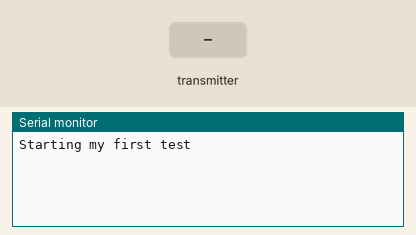
Recording of a sketch running on a simulated Arduino Uno, built with avr-gcc and run on an emulated ATmega328P. Shown: the last lines printed to the serial monitor. The inputs (shaded band) are chosen by the test bench. No radio packets arrive unless stated.

Above: at 1.2 s.
1.3 s: the transmitter starts sending valeur = 0
At 1.37 s:
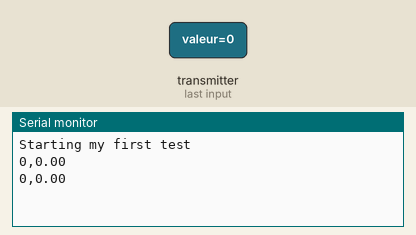
3.2 s: the transmitter starts sending id_capteur = 1
At 3.27 s:
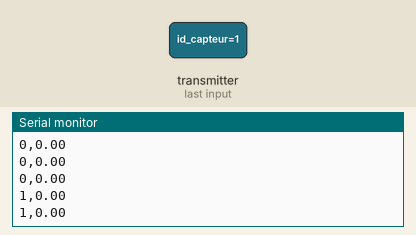
4.7 s: the transmitter starts sending valeur = 25
At 4.77 s:
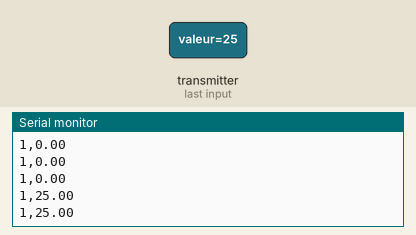
6.2 s: the transmitter starts sending id_capteur = 0
At 6.27 s:
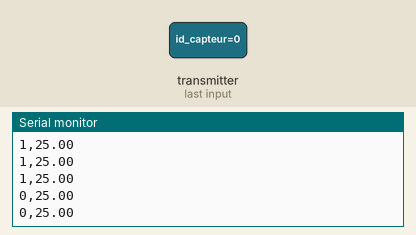

Measured:
- after the input at 1.3 s, the serial monitor: prints a new line at once (image 1)
- after the input at 3.2 s, the serial monitor: prints a new line at once (image 2)
- after the input at 4.7 s, the serial monitor: prints a new line at once (image 3)
- after the input at 6.2 s, the serial monitor: prints a new line at once (image 4)

The sketch:

Rx.ino
```cpp
#include  <SPI.h>
#include  <RF24.h>
#include <LowPower.h>
#include "packet.h"
//#include <TimeLib.h>
//#include <RTClib.h>

#define TIME_HEADER 'T'
#define TIME_MSG_LEN 11

RF24 radio(9,10);
uint8_t address1[6] = {0x1C,0xCE,0xCC,0xCE,0xCC};   // Adresse du pipe
uint8_t address2[6] = {0x2C,0xCE,0xCC,0xCE,0xCC};   // Adresse du pipe
uint8_t address3[6] = {0x3C,0xCE,0xCC,0xCE,0xCC};   // Adresse du pipe
uint8_t address4[6] = {0x4C,0xCE,0xCC,0xCE,0xCC};   // Adresse du pipe

payload_t rcv_val;
//RTC_Millis rtc;
void setup() {
  Serial.begin(115200);    // Initialiser la communication série
  Serial.println (F("Starting my first test")) ;
  //rtc.begin(DateTime(F(__DATE__), F(__TIME__)));
  radio.begin();
  radio.setChannel(0x7c);
  radio.setDataRate(RF24_2MBPS);
  radio.enableDynamicPayloads();

   radio.openReadingPipe(1,address1); // Ouvrir le Pipe en lecture
   radio.openReadingPipe(2,address2); // Ouvrir le Pipe en lecture
   radio.openReadingPipe(3,address3); // Ouvrir le Pipe en lecture
   radio.openReadingPipe(4,address4); // Ouvrir le Pipe en lecture
  radio.startListening();
}

/*void processSyncMessage()
{
  while (Serial.available())
  {
    char c = Serial.read();
    if(c == TIME_HEADER)
    {
      time_t pctime = 0;
      for (int i = 0; i < TIME_MSG_LEN; i++)
      {
        c = Serial.read();
        if (isDigit(c))
        {
            pctime = (pctime * 10) + (c - '0'); //convertit chiffres en nombres
        }
      }
      setTime(pctime);
    }
  }
}*/

void loop(void) {

    /*if (Serial.available())
    {
      processSyncMessage();
    }
    DateTime dt = rtc.now();
    time_t ti = dt.unixtime();

    if (hour(ti) < 10 || hour(ti) > 10)
    {
      LowPower.powerDown(SLEEP_8S, ADC_OFF, BOD_OFF);
      return;
    }*/
    uint8_t num_pipe;

    while (radio.available(& num_pipe))
    {
      radio.read(&rcv_val, sizeof(payload_t));
      Serial.println(String(rcv_val.id_capteur)+","+String(rcv_val.valeur));
        //Serial.println(num_pipe);
    }
}
```

packet.h
```cpp
#ifndef __PACKET_H__
#define __PACKET_H__

typedef struct payload_t
{
  double valeur;
  int id_capteur;
} payload_t;

#endif
```
